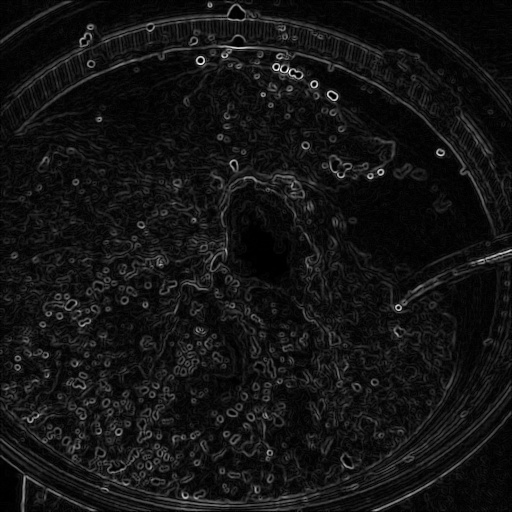
#> input picture output/cf/images/1004867.jpg, 512 x 512 px; its folder holds only this picture in this run
$ python optimal_image_count_no_cpu_distrubance.py   (older library calls are emulated)
#> lines starting #> are read from the running program, lines starting #| are printed output that depends on the picture
### utils.py
import cv2
import numpy as np
import os

# --- DATA LOADER SECTION ---

def get_image_paths(source_dir, limit=None):
    """
    Retrieves image file paths from the source directory.
    If the directory contains subdirectories (classes), it picks classes
    and collects images from them up to the limit.
    """
    valid_extensions = ('.jpg', '.jpeg', '.png')
    image_paths = []

    if not os.path.exists(source_dir):
        print(f"Warning: Source directory '{source_dir}' does not exist.")
        return []

    # Get list of subdirectories (classes)
    subdirs = [f.path for f in os.scandir(source_dir) if f.is_dir()]

    # If no subdirs, treat source_dir as flat directory
    if not subdirs:
        scan_dirs = [source_dir]
    else:
        # Sort to ensure deterministic selection
        subdirs.sort()
        scan_dirs = subdirs
        # print(f"Found {len(scan_dirs)} food classes, loading images...")

    count = 0
    #Scans the directory (and subfolders) to collect image paths up to a specified limit.
    for folder in scan_dirs:
        for entry in os.scandir(folder):
            if entry.is_file() and entry.name.lower().endswith(valid_extensions):
                image_paths.append(entry.path)
                count += 1
                if limit and count >= limit:
                    return image_paths

    return image_paths

def load_image(path):
    """Loads an image from disk."""
    try:
        img = cv2.imread(path)
        if img is None:
            # print(f"Warning: Failed to load image at {path}")
            pass
        return img
    except Exception as e:
        print(f"Error loading {path}: {e}")
        return None

# [9 lines left out: function save_image, not called in this run]

def apply_grayscale(image):
    """Filter 1: Grayscale Conversion"""
    if len(image.shape) == 2:
        return image
    return cv2.cvtColor(image, cv2.COLOR_BGR2GRAY)

def apply_gaussian_blur(image):
    """Filter 2: Gaussian Blur (3x3 kernel)"""
    return cv2.GaussianBlur(image, (3, 3), 0)

def apply_sobel_edge_detection(image):
    """Filter 3: Sobel Edge Detection"""
    if len(image.shape) == 3:
        gray = cv2.cvtColor(image, cv2.COLOR_BGR2GRAY)
    else:
        gray = image

    sobelx = cv2.Sobel(gray, cv2.CV_64F, 1, 0, ksize=3)
    sobely = cv2.Sobel(gray, cv2.CV_64F, 0, 1, ksize=3)
    magnitude = np.sqrt(sobelx**2 + sobely**2)
    return cv2.normalize(magnitude, None, 0, 255, cv2.NORM_MINMAX, dtype=cv2.CV_8U)

def apply_sharpening(image):
    """Filter 4: Image Sharpening (Stronger)"""
    kernel = np.array([[-1, -1, -1], [-1, 9, -1], [-1, -1, -1]])
    return cv2.filter2D(image, -1, kernel)

def adjust_brightness(image, value=60):
    """Filter 5: Brightness Adjustment (+60)"""
    if len(image.shape) == 2:
         return cv2.add(image, value)

    hsv = cv2.cvtColor(image, cv2.COLOR_BGR2HSV)
    h, s, v = cv2.split(hsv)
    lim = 255 - value
    v[v > lim] = 255
    v[v <= lim] += value
    final_hsv = cv2.merge((h, s, v))
    return cv2.cvtColor(final_hsv, cv2.COLOR_HSV2BGR)

def process_pipeline(image):
    """Applies the full chain of 5 filters."""
    if image is None:
        return None

    # Pipeline sequence
    img = apply_gaussian_blur(image)
    img = adjust_brightness(img)
    img = apply_sharpening(img)
    img = apply_grayscale(img)
    final_result = apply_sobel_edge_detection(img)

    return final_result

# --- WORKER TASK SECTION ---

def worker_task(task_args):
    """
    Top-level function for processing a single image.
    Args: task_args (tuple): (input_path, output_folder, save_flag)
    """
    try:
        input_path, output_folder, save_flag = task_args

        # 1. Load
        image = load_image(input_path)
        if image is None:
            return (False, f"Failed to load {input_path}")

        # 2. Process
        processed_image = process_pipeline(image)

        # 3. Save (if flag is True)
        if save_flag:
            filename = os.path.basename(input_path)
            output_path = os.path.join(output_folder, filename)
            save_image(processed_image, output_path)

        return (True, f"Processed {os.path.basename(input_path)}")

    except Exception as e:
        # print(f"Error processing {task_args[0]}: {e}")
        return (False, str(e))

### method_mp.py
import multiprocessing
import utils

def run_multiprocessing(task_list, num_cores):
    """
    Executes tasks using the multiprocessing module (Process Pool).

    Args:
        task_list (list): List of task_args tuples.
        num_cores (int): Number of worker processes.
    """
    results = []

    # Create a Pool of workers
    with multiprocessing.Pool(processes=num_cores) as pool:
        # Map the tasks to the workers
        results = pool.map(utils.worker_task, task_list)

    return results

### method_cf.py
import concurrent.futures
import utils

def run(task_list, num_cores, mode='thread'):
    """
    Executes tasks using the concurrent.futures module.

    Args:
        task_list (list): List of task_args tuples.
        num_cores (int): Number of workers.
        mode (str): 'thread' for ThreadPoolExecutor, 'process' for ProcessPoolExecutor.
    """
    results = []

    if mode == 'process':
        Executor = concurrent.futures.ProcessPoolExecutor
    else:
        Executor = concurrent.futures.ThreadPoolExecutor

    # Run with selected executor
    with Executor(max_workers=num_cores) as executor:
        results = list(executor.map(utils.worker_task, task_list))

    return results

### optimal_image_count_no_cpu_distrubance.py
"""
Dataset Size Optimizer (Refined)
Identifies the exact image count needed for stability.
Includes Cool-down and Memory Cleanup to prevent false drops.
"""

import time
import csv
import os
import multiprocessing
import gc  # <--- NEW: Garbage Collection
import matplotlib.pyplot as plt
import utils
import method_mp
import method_cf

# --- HELPER: ROBUST TIMER ---
def measure_time(func, *args, **kwargs):
    """
    Measures execution time with system stabilization.
    """
    # 1. Cool Down: Let CPU sleep to reset burst credits/heat
    time.sleep(2)

    # 2. Cleanup: Force Python to clear old memory before starting
    gc.collect()

    # 3. Measure
    start = time.time()
    func(*args, **kwargs)
    end = time.time()

    return end - start

def test_image_count(image_count, workers):
    """
    Test a specific image count with all 3 parallel methods + Serial.
    """
    INPUT_DIR = "images"

    print(f"  Loading {image_count} paths...", end="", flush=True)
    all_image_paths = utils.get_image_paths(INPUT_DIR, limit=image_count)
    actual_count = len(all_image_paths)

    if actual_count < image_count:
        print(f" (Limited to {actual_count})")
    else:
        print(" Done.")

    # DISABLE SAVING (False) to test pure CPU Scalability
    tasks = [(p, "outputs_test", False) for p in all_image_paths[:actual_count]]

    results = {}

    print(f"    Running: ", end="", flush=True)

    # A. Sequential (Baseline)
    print("Serial...", end="", flush=True)
    results['Sequential'] = measure_time(method_mp.run_multiprocessing, tasks, 1)

    # B. Multiprocessing
    print(f" MP({workers})...", end="", flush=True)
    results['MP'] = measure_time(method_mp.run_multiprocessing, tasks, workers)

    # C. CF Process
    print(f" CF_Proc({workers})...", end="", flush=True)
    results['CF_Proc'] = measure_time(method_cf.run, tasks, workers, mode='process')

    # D. CF Thread
    print(f" CF_Thread({workers})...", end="", flush=True)
    results['CF_Thread'] = measure_time(method_cf.run, tasks, workers, mode='thread')

    print(" Done.")
    return actual_count, results

def main():
    print("=" * 70)
    print("SATURATION TEST: Finding the Optimal Dataset Size")
    print("=" * 70)

    # --- CONFIGURATION ---
    # We test up to 8000. 10,000 might take too long for Serial.
    TARGET_COUNTS = [100, 500, 1000, 2000, 3000, 4000, 6000, 8000]
    WORKERS = 8

    print(f"Configuration:")
    print(f"  Targets: {TARGET_COUNTS}")
    print(f"  Workers: {WORKERS}")
    print("-" * 70)

    all_results = {}
    max_reached = False

    # --- TEST LOOP ---
    for target in TARGET_COUNTS:
        if max_reached: break

        print(f"\nTest Target: {target}")
        try:
            actual, times = test_image_count(target, WORKERS)
#> in load_image, img is the input picture: shape (512, 512, 3); min 0, max 255, mean 19.2
#> in adjust_brightness, `hsv = cv2.cvtColor(image, cv2.COLOR_BGR2HSV)`: hsv: shape (512, 512, 3); mean H, S, V 0, 0, 19.3
#> in adjust_brightness, `h, s, v = cv2.split(hsv)`: h: shape (512, 512); every value is 0
#> in adjust_brightness, `v[v <= lim] += value`:
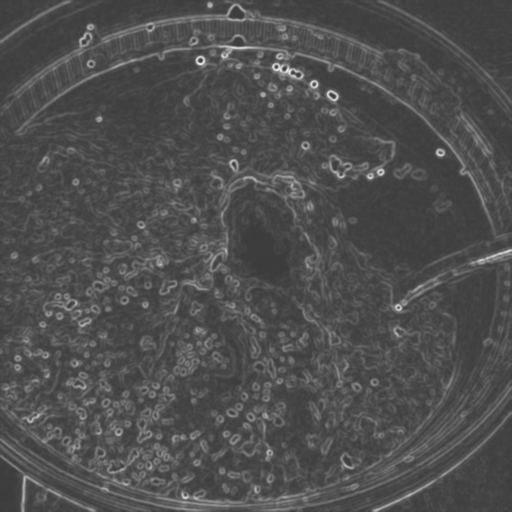
#> v: shape (512, 512); min 60, max 236, mean 79.3
#> in adjust_brightness, `final_hsv = cv2.merge((h, s, v))`: final_hsv: shape (512, 512, 3); mean H, S, V 0, 0, 79.3
#> in apply_sharpening, `return cv2.filter2D(image, -1, kernel)`:
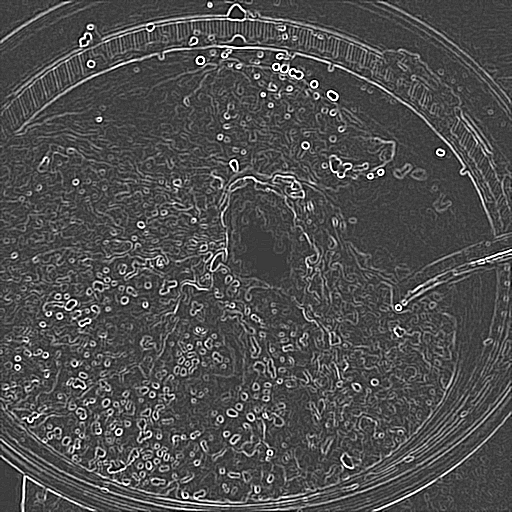
#> returned value: shape (512, 512, 3); min 0, max 255, mean 79
#> in apply_sobel_edge_detection, `sobelx = cv2.Sobel(gray, cv2.CV_64F, 1, 0, ksize=3)`:
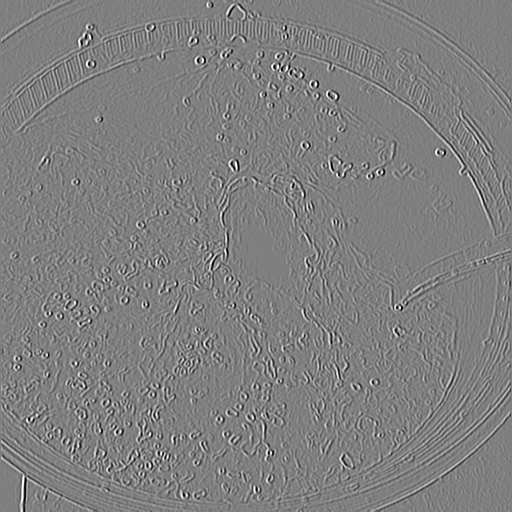
#> sobelx: shape (512, 512) float64; min -1020, max 1020, mean 0; drawn with min black and max white
#> in apply_sobel_edge_detection, `sobely = cv2.Sobel(gray, cv2.CV_64F, 0, 1, ksize=3)`:
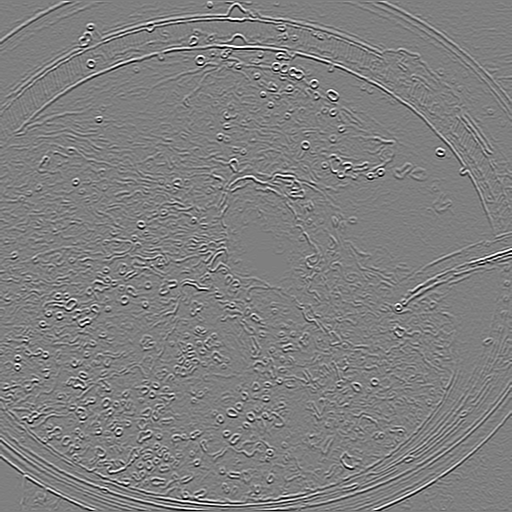
#> sobely: shape (512, 512) float64; min -1020, max 1020, mean 0; drawn with min black and max white
#> in apply_sobel_edge_detection, `magnitude = np.sqrt(sobelx**2 + sobely**2)`:
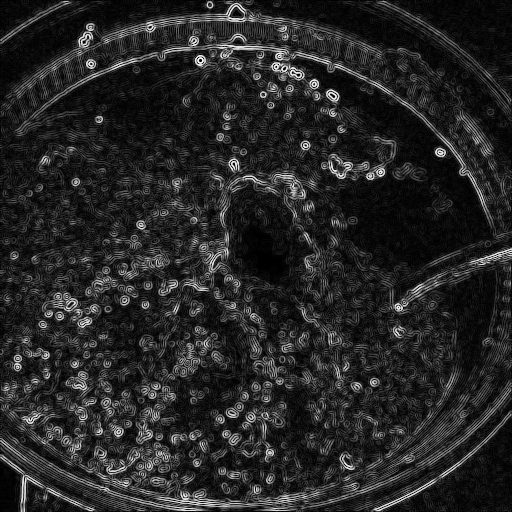
#> magnitude: shape (512, 512) float64; min 0, max 1140.4, mean 171.9; drawn with min black and max white
            all_results[actual] = times

            if actual < target:
                print(f"  ! Max dataset size reached ({actual}). Stopping.")
                max_reached = True

        except Exception as e:
            print(f"  ERROR: {e}")
            continue

    # --- SAVE DATA ---
    csv_path = "saturation_results.csv"
    with open(csv_path, 'w', newline='') as f:
        writer = csv.writer(f)
        writer.writerow(['Image_Count', 'Method', 'Time_Seconds'])
        for count, times in all_results.items():
            for method, t in times.items():
                writer.writerow([count, method, t])

    # --- PRINT SUMMARY ---
    print("\n" + "=" * 90)
    print(f"SUMMARY (Speedup based on MP vs Serial)")
    print("-" * 90)
    print(f"{'Images':<10} | {'Serial(s)':<10} | {'MP(s)':<10} | {'MP Speedup':<12} | {'Status':<15}")
    print("-" * 90)

    counts = sorted(all_results.keys())
    prev_speedup = 0

    # Logic to find the "Stability Point"
    optimal_candidate = None

    for count in counts:
        t_serial = all_results[count]['Sequential']
        t_mp = all_results[count]['MP']

        speedup = t_serial / t_mp if t_mp > 0 else 0
        diff = speedup - prev_speedup

        if count == counts[0]:
            status = "Baseline"
        elif abs(diff) < 0.2: # If change is less than 0.2x, it is stable
            status = "STABLE"
            if not optimal_candidate: optimal_candidate = count
        elif speedup > prev_speedup:
            status = "Rising"
        else:
            status = "Dropping"

        prev_speedup = speedup
        print(f"{count:<10} | {t_serial:<10.2f} | {t_mp:<10.2f} | {speedup:<12.2f}x | {status:<15}")

    print("-" * 90)
    if optimal_candidate:
        print(f"Recommendation: Use {optimal_candidate} images for future tests.")
    else:
        print(f"Recommendation: Use the highest number available ({counts[-1]}).")

    # --- PLOT ---
    generate_plot(all_results, WORKERS)
#> in generate_plot, `plt.savefig("plots/plot_saturation_speedup.png")`:
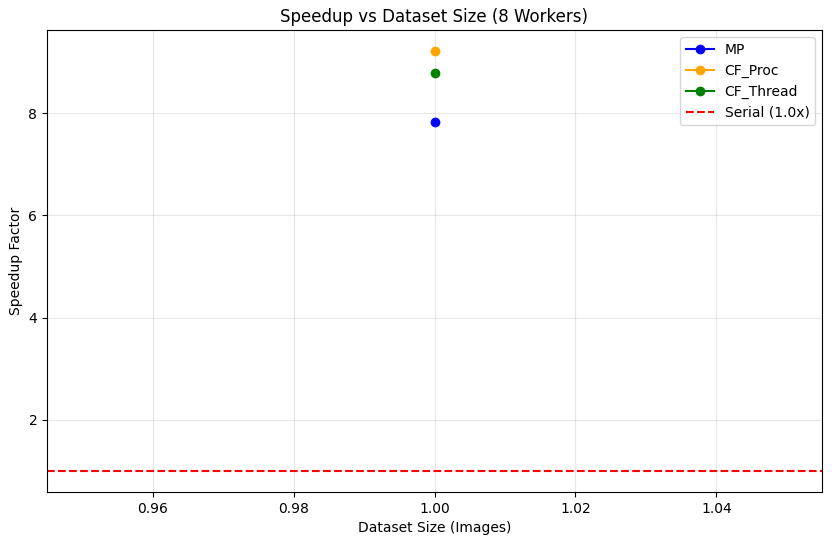
#> figure drawn by matplotlib, 1 panel

def generate_plot(all_results, workers):
    print("\nGenerating Plot...")
    plt.figure(figsize=(10, 6))

    methods = ['MP', 'CF_Proc', 'CF_Thread']
    colors = {'MP': 'blue', 'CF_Proc': 'orange', 'CF_Thread': 'green'}

    x_vals = sorted(all_results.keys())

    for method in methods:
        y_vals = []
        for count in x_vals:
            t_serial = all_results[count]['Sequential']
            t_parallel = all_results[count][method]
            speedup = t_serial / t_parallel if t_parallel > 0 else 0
            y_vals.append(speedup)

        plt.plot(x_vals, y_vals, marker='o', label=method, color=colors[method])

    plt.axhline(y=1, color='red', linestyle='--', label='Serial (1.0x)')
    plt.title(f'Speedup vs Dataset Size ({workers} Workers)')
    plt.xlabel('Dataset Size (Images)')
    plt.ylabel('Speedup Factor')
    plt.legend()
    plt.grid(True, alpha=0.3)

    os.makedirs("plots", exist_ok=True)
    plt.savefig("plots/plot_saturation_speedup.png")
    print("✓ Saved to plots/plot_saturation_speedup.png")

if __name__ == "__main__":
    multiprocessing.freeze_support()
    main()
